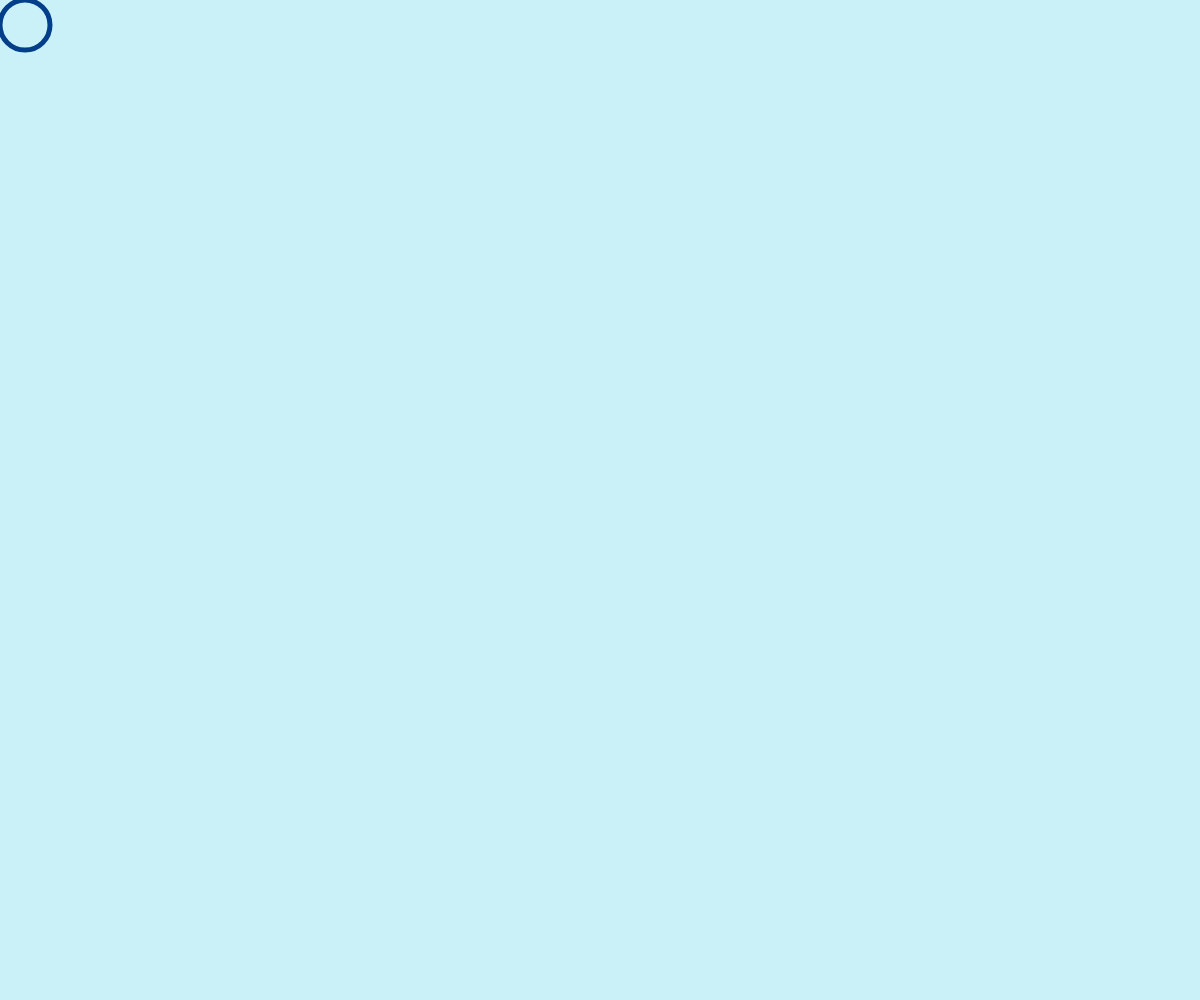
Frame 1 (no input)
Frame 60 (no input): identical to frame 1, image omitted
Frame 120 (the mouse pressed at the canvas centre since frame 60): identical to frame 1, image omitted

The p5.js sketch that drew this single still picture (run headless with seeded random() and noise() and a simulated clock; from frame 60 on, the mouse is pressed at the canvas centre):

// p5.js sketch
// ── sketch.js
function setup() {
  createCanvas(windowWidth,windowHeight );//產生畫布
  //background(0)  //黑色背景
  background("#caf0f8") //設定背景顏色(天空色)
}

function draw() { //畫圖，每秒會畫60次
  //background(220); //背景顏色，灰白色(0黑色~255白色)
  background("#caf0f8") //設定背景顏色(天空色)
  noFill()  //以下所畫的物件不要充滿顏色
  stroke("#023e8a")  //線條的顏色
  strokeWeight(5) //線條的粗細
  ellipse(25,25,50)  //在座標(x:25,y:25)畫一個直徑為50的圓
  
}
